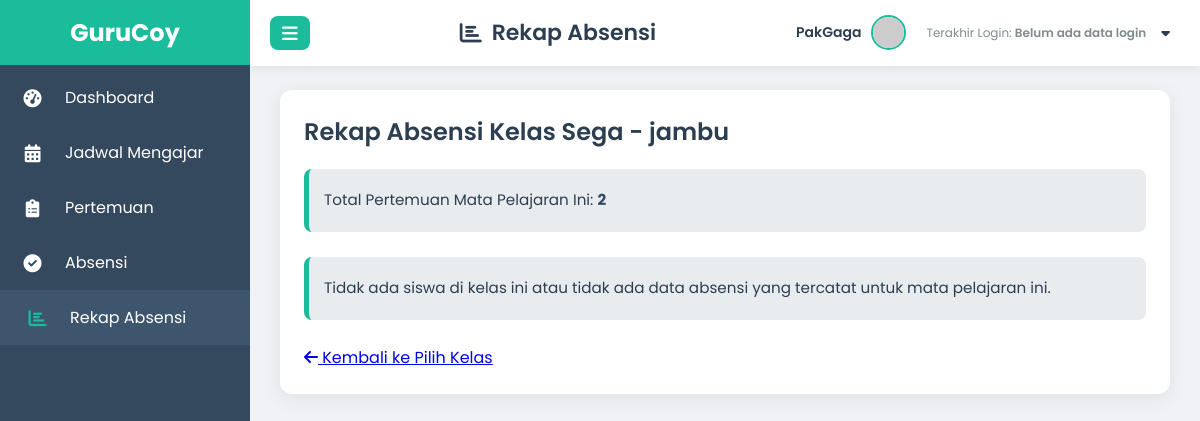
The app's page /guru/rekap_absensi_kelas.php?class_id=7&mapel_id=10 (signed in), older data.
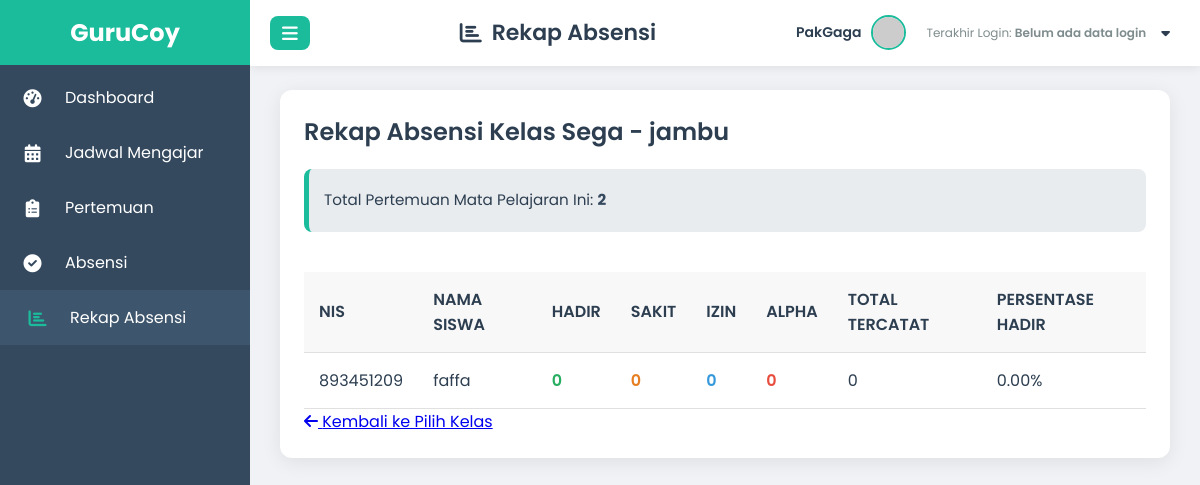
The same page, newer data.
### tables this page shows
CREATE TABLE `siswa` (
  `id` int(11) NOT NULL,
  `NIS` int(11) NOT NULL,
  `name` varchar(50) NOT NULL,
  `gender` enum('laki-laki','perempuan') NOT NULL,
  `dob` date NOT NULL,
  `photo` varchar(40) DEFAULT NULL,
  `no_hp` int(10) UNSIGNED NOT NULL,
  `email` varchar(50) DEFAULT NULL,
  `pass` varchar(255) DEFAULT NULL,
  `alamat` varchar(50) DEFAULT NULL,
  `admission_date` datetime NOT NULL,
  `class_id` int(11) DEFAULT NULL
);

### guru/rekap_absensi_kelas.php (the view, shortened to what the changed rows need)
<?php
require '../koneksi.php';
$class_id = $_GET['class_id'] ?? null;
$mapel_id = $_GET['mapel_id'] ?? null;
$stmt_info = $pdo->prepare("
    SELECT c.nama_kelas, m.nama_mapel
    FROM class AS c, mapel AS m
    WHERE c.id = ? AND m.id = ?
");
$stmt_info->execute([$class_id, $mapel_id]);
$info = $stmt_info->fetch(PDO::FETCH_ASSOC);
$nama_kelas = $info['nama_kelas'] ?? 'N/A';
$nama_mapel = $info['nama_mapel'] ?? 'N/A';
$stmt_total_meetings = $pdo->prepare("
    SELECT COUNT(p.id) AS total_meetings
    FROM pertemuan AS p
    JOIN jadwal AS j ON p.id_jadwal = j.id
    WHERE j.class_id = ? AND j.id_mapel = ?
");
$stmt_total_meetings->execute([$class_id, $mapel_id]);
$total_available_meetings = $stmt_total_meetings->fetch(PDO::FETCH_ASSOC)['total_meetings'] ?? 0;
$stmt_all_students_in_class = $pdo->prepare("SELECT id, NIS, name FROM siswa WHERE class_id = ? ORDER BY name ASC");
$stmt_all_students_in_class->execute([$class_id]);
$all_students_in_class = $stmt_all_students_in_class->fetchAll(PDO::FETCH_ASSOC);
$final_rekap_data = [];
$rekap_indexed_by_siswa_id = [];
foreach ($all_students_in_class as $student) {
    $siswa_id_current = $student['id'];
    if (isset($rekap_indexed_by_siswa_id[$siswa_id_current])) {
        $final_rekap_data[] = $rekap_indexed_by_siswa_id[$siswa_id_current];
    } else {
        $final_rekap_data[] = [
            'siswa_id' => $siswa_id_current,
            'NIS' => $student['NIS'],
            'nama_siswa' => $student['name'],
            'count_hadir' => 0,
            'count_sakit' => 0,
            'count_izin' => 0,
            'count_alpha' => 0,
            'total_absensi_tercatat_siswa' => 0
        ];
    }
}
?>
<!DOCTYPE html>
<html lang="id">
<head>
    <link href="https://cdnjs.cloudflare.com/ajax/libs/font-awesome/6.0.0-beta3/css/all.min.css" rel="stylesheet">
</head>
<body>
    <div class="header" id="header">
        <h1><i class="fas fa-chart-bar"></i> Rekap Absensi</h1>
    </div>
    <div class="content" id="mainContent">
        <div class="card">
            <h2>Rekap Absensi Kelas <?php echo htmlspecialchars($nama_kelas); ?> - <?php echo htmlspecialchars($nama_mapel); ?></h2>
            <?php if (empty($final_rekap_data)): ?>
                <div class="info-header">
                    <p>Tidak ada siswa di kelas ini atau tidak ada data absensi yang tercatat untuk mata pelajaran ini.</p>
                </div>
            <?php else: ?>
                <div class="table-responsive">
                    <table class="data-table">
                        <thead>
                            <tr>
                                <th>NIS</th>
                                <th>Nama Siswa</th>
                                <th>Hadir</th>
                                <th>Sakit</th>
                                <th>Izin</th>
                                <th>Alpha</th>
                                <th>Total Tercatat</th>
                                <th>Persentase Hadir</th>
                            </tr>
                        </thead>
                        <tbody>
                            <?php foreach ($final_rekap_data as $siswa_rekap): ?>
                                <?php
                                    $persentase_hadir = 0;
                                    if ($total_available_meetings > 0) {
                                        $persentase_hadir = ($siswa_rekap['count_hadir'] / $total_available_meetings) * 100;
                                    }
                                ?>
                                <tr>
                                    <td><?php echo htmlspecialchars($siswa_rekap['NIS']); ?></td>
                                    <td><?php echo htmlspecialchars($siswa_rekap['nama_siswa']); ?></td>
                                    <td class="status-hadir-count"><?php echo htmlspecialchars($siswa_rekap['count_hadir']); ?></td>
                                    <td class="status-sakit-count"><?php echo htmlspecialchars($siswa_rekap['count_sakit']); ?></td>
                                    <td class="status-izin-count"><?php echo htmlspecialchars($siswa_rekap['count_izin']); ?></td>
                                    <td class="status-alpha-count"><?php echo htmlspecialchars($siswa_rekap['count_alpha']); ?></td>
                                    <td><?php echo htmlspecialchars($siswa_rekap['total_absensi_tercatat_siswa']); ?></td>
                                    <td><?php echo number_format($persentase_hadir, 2); ?>%</td>
                                </tr>
                            <?php endforeach; ?>
                        </tbody>
                    </table>
                </div>
            <?php endif; ?>
        </div>
    </div>
</body>
</html>

Row changes from the older to the newer data that the page shows:
added siswa: NIS "893451209", name "faffa", count_hadir "0", count_sakit "0", count_izin "0", count_alpha "0", total_absensi_tercatat_siswa "0", persentase_hadir "0.00"
Text that changed along with them:
text no longer shown: "Tidak ada siswa di kelas ini atau tidak ada data absensi yang tercatat untuk mata pelajaran ini."
text now shown: "NIS NAMA SISWA HADIR SAKIT IZIN ALPHA TOTAL TERCATAT PERSENTASE HADIR"
